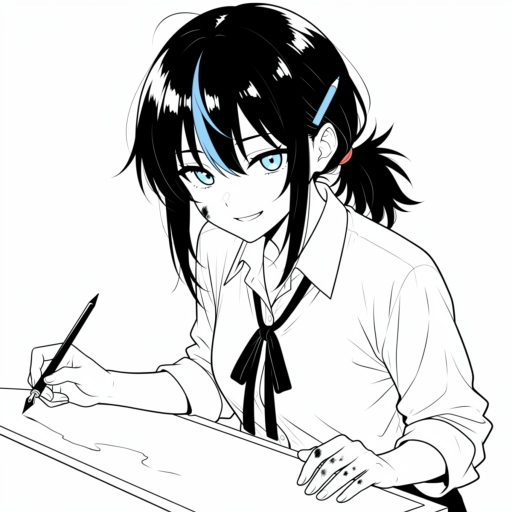
#> input picture design/mascot/alt_mangaka_moss_1_0.png, 1024 x 1024 px (shown at 1/2 size)
$ python -i bubbles.py   (imports and definitions only)
#> lines starting #> are read from the running program, lines starting #| are printed output that depends on the picture; after the words box and inside, x2 and y2 are one past the last pixel; in counts of white or black regions, pixels touching at a corner belong together
# -*- coding: utf-8 -*-
"""Stray speech-bubble detection for rendered MOSS pages: closed contours that are mostly white inside and contain several small
letter-like blobs. A detected bubble that overlaps a prompted text box (+ margin) is kept, every other one is "stray"."""
import subprocess
import sys

import numpy as np

try:
    import cv2
except ImportError:   # fresh ComfyUI portable has no opencv: install the headless build once, else run without the bubble check
    try:
        print("[MOSS Doujin] opencv not found - installing opencv-python-headless (one time) ...")
        subprocess.check_call([sys.executable, "-s", "-m", "pip", "install", "opencv-python-headless"])
        import cv2
    except Exception as ex:   # noqa: BLE001
        cv2 = None
        print(f"[MOSS Doujin] could not install opencv ({ex}) - gibberish-bubble check disabled, pages still render")

AVAILABLE = cv2 is not None


def detect(gray, min_glyphs=4):
#> called with min_glyphs = 4
    if not AVAILABLE:
        return []
    H, W = gray.shape; A = H * W
#> after `H, W = gray.shape`: H = 1024; W = 1024
#> after `A = H * W`: A = 1048576
    _, bw = cv2.threshold(gray, 200, 255, cv2.THRESH_BINARY)
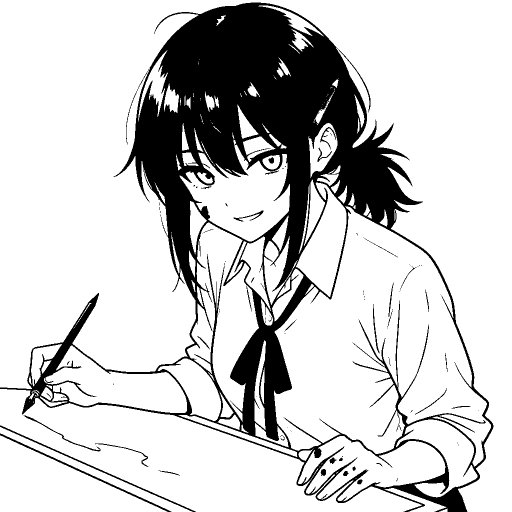
#> bw: shape (1024, 1024) (shown at 1/2 size); 80.1% white; 92 black regions (57 under 20 px)
    cnts, _ = cv2.findContours(255 - bw, cv2.RETR_TREE, cv2.CHAIN_APPROX_SIMPLE)
#> cnts = 324 contours, 202 with area under 20; largest, box (x1, y1, x2, y2) and area: (0, 5, 987, 1024) 492884, (547, 411, 983, 934) 128852, (373, 444, 519, 845) 29188, (358, 288, 581, 484) 22681, (595, 871, 892, 1003) 21554
    out = []
    for c in cnts:
        x, y, w, h = cv2.boundingRect(c); a = w * h
        if not (0.0012 * A < a < 0.07 * A and 0.3 < w / max(h, 1) < 4):
            continue
        if cv2.contourArea(c) < 0.85 * max(cv2.contourArea(cv2.convexHull(c)), 1) or cv2.contourArea(c) < 0.55 * a:
            continue
        mask = np.zeros((h, w), np.uint8); cv2.drawContours(mask, [c - [x, y]], -1, 255, -1)
        roi = gray[y:y + h, x:x + w][cv2.erode(mask, np.ones((5, 5), np.uint8)) > 0]
        if not (roi.size and roi.mean() > 205 and 0.01 < (roi < 110).mean() < 0.35):
            continue
        ink = ((gray[y:y + h, x:x + w] < 110) & (cv2.erode(mask, np.ones((7, 7), np.uint8)) > 0)).astype(np.uint8)
        n, _, stats, _ = cv2.connectedComponentsWithStats(ink)
        if sum(1 for k in range(1, n) if 6 < stats[k, cv2.CC_STAT_AREA] < 0.02 * w * h) >= min_glyphs:
            out.append((x, y, w, h, c))
#> this loop made 324 passes
#> (x, y, w, h, a) on passes 1 to 3: (317, 941, 43, 10, 430), (190, 887, 107, 47, 5029), (0, 867, 343, 157, 53851)
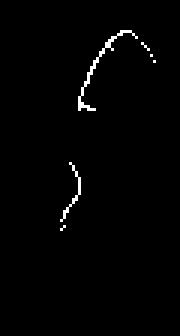
#> ink: shape (112, 60) (shown 3 times larger); values 0 (black) and 1 (white), 1.2% white in thin lines or dots, all inside (x1, y1, x2, y2) = (20, 10, 52, 77)
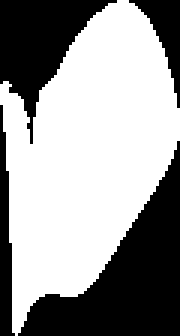
#> mask: shape (112, 60) (shown 3 times larger); 60.1% white; 4 black regions, box (x1, y1, x2, y2) and area: (6, 47, 60, 112) 1447, (0, 0, 39, 48) 788, (0, 35, 5, 112) 232, (43, 0, 60, 36) 217
#> after the loop, out = []
    keep = []   # drop bubbles nested in a bigger one
    for b in sorted(out, key=lambda b: -b[2] * b[3]):
        if not any(b[0] >= k[0] - 4 and b[1] >= k[1] - 4 and b[0] + b[2] <= k[0] + k[2] + 4 and b[1] + b[3] <= k[1] + k[3] + 4 for k in keep):
            keep.append(b)
#> this loop made 0 passes
#> after the loop, keep = []
    return keep


def stray_mask(rgb, text_boxes, margin=60, dilate=14, min_glyphs=4):
    """rgb: HxWx3 uint8. Returns (mask uint8 0/255, prefilled rgb, number of stray bubbles, number of detected bubbles)."""
    if not AVAILABLE:
        return np.zeros(rgb.shape[:2], np.uint8), rgb.copy(), 0, 0
    gray = cv2.cvtColor(rgb, cv2.COLOR_RGB2GRAY); H, W = gray.shape
    found = detect(gray, min_glyphs)
    near = lambda b, t: not (b[0] > t[2] + margin or b[0] + b[2] < t[0] - margin or b[1] > t[3] + margin or b[1] + b[3] < t[1] - margin)
    stray = [b for b in found if not any(near(b, t) for t in text_boxes)]
    mask = np.zeros((H, W), np.uint8)
    for b in stray:
        cv2.drawContours(mask, [b[4]], -1, 255, -1)
    if stray and dilate:
        mask = cv2.dilate(mask, np.ones((dilate * 2 + 1, dilate * 2 + 1), np.uint8))
    prefilled = cv2.inpaint(rgb, mask, 9, cv2.INPAINT_TELEA) if stray else rgb.copy()
    return mask, prefilled, len(stray), len(found)

>>> import cv2
>>> picture = cv2.imread('../../../../../../design/mascot/alt_mangaka_moss_1_0.png', cv2.IMREAD_GRAYSCALE)
>>> result = detect(picture)
#> result = []
